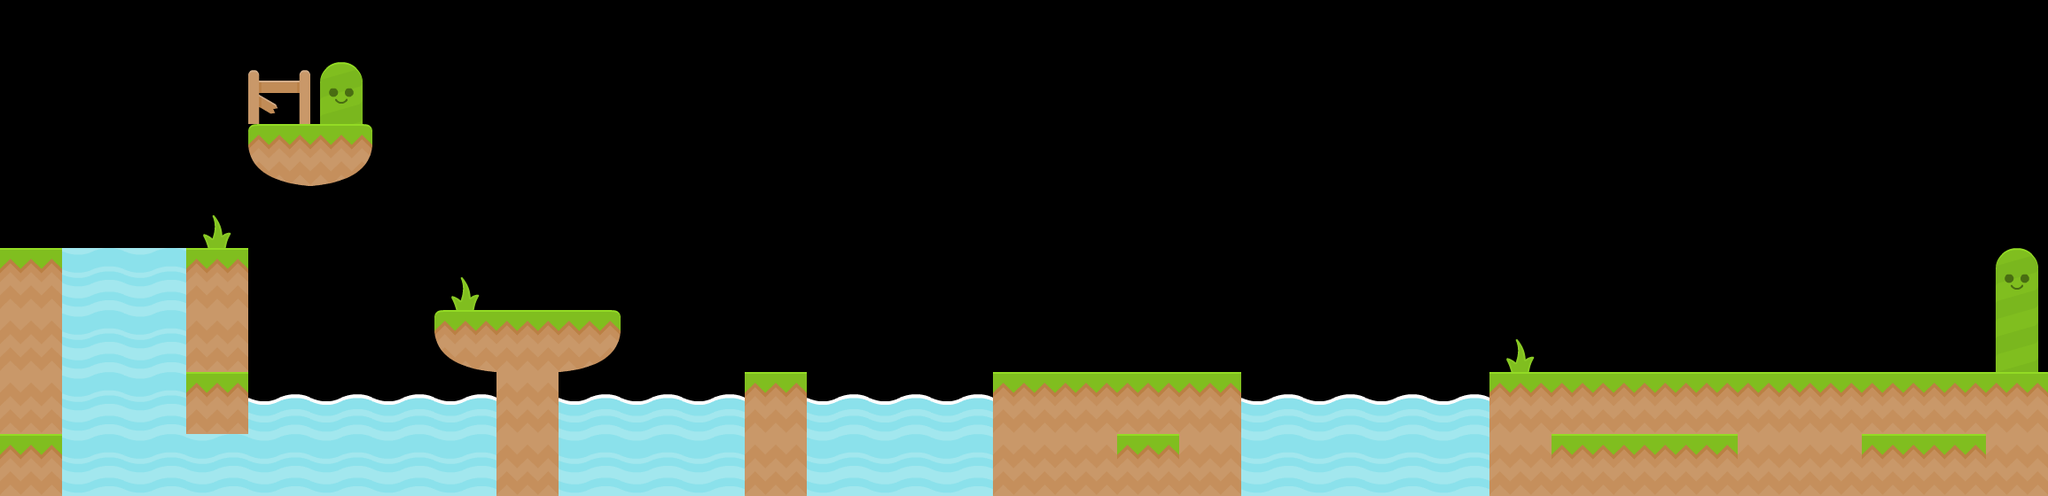

The image is a tile-based game level rendered from a .tmx file. Its description and complete source (layers, tilesets, objects, tile grids) follow:
An orthogonal 33x8 tile map with 70x70 px tiles, 2 tile layers (BackgroundLayer, GroundLayer), 2 tilesets and 8 objects (4x box, 2x fish, checkpoint, startpoint).

<map version="1.0" orientation="orthogonal" renderorder="right-down" width="33" height="8" tilewidth="70" tileheight="70" nextobjectid="54">
 <tileset firstgid="1" name="mytileset" tilewidth="70" tileheight="70" tilecount="35" columns="5">
  <image source="tiles.png" width="350" height="490" />
 </tileset>
 <tileset firstgid="36" name="enemies" tilewidth="70" tileheight="70" tilecount="5" columns="0">
  <tile id="0">
   <image width="51" height="51" source="texture-atlas/blockerMad.png" />
  </tile>
  <tile id="3">
   <image width="70" height="70" source="texture-atlas/liquidWaterTop_mid.png" />
  </tile>
  <tile id="4">
   <image width="70" height="70" source="texture-atlas/sign.png" />
  </tile>
  <tile id="5">
   <image width="70" height="70" source="texture-atlas/signRight.png" />
  </tile>
  <tile id="6">
   <image width="66" height="42" source="texture-atlas/fishSwim1.png" />
  </tile>
 </tileset>
 <layer name="BackgroundLayer" width="33" height="8">
  <data encoding="csv">
0,0,0,0,0,0,0,0,0,0,0,0,0,0,0,0,0,0,0,0,0,0,0,0,0,0,0,0,0,0,0,0,0,
0,0,0,0,6,4,0,0,0,0,0,0,0,0,0,0,0,0,0,0,0,0,0,0,0,0,0,0,0,0,0,0,0,
0,0,0,0,34,33,0,0,0,0,0,0,0,0,0,0,0,0,0,0,0,0,0,0,0,0,0,0,0,0,0,0,0,
0,0,0,25,0,0,0,0,0,0,0,0,0,0,0,0,0,0,0,0,0,0,0,0,0,0,0,0,0,0,0,0,0,
24,16,16,24,0,0,0,25,0,0,0,0,0,0,0,0,0,0,0,0,0,0,0,0,0,0,0,0,0,0,0,0,4,
35,16,16,35,0,0,0,0,0,0,0,0,0,0,0,0,0,0,0,0,0,0,0,0,25,0,0,0,0,0,0,0,9,
35,16,16,0,14,14,14,14,0,14,14,14,0,14,14,14,0,0,0,0,14,14,14,14,0,0,0,0,0,0,0,0,0,
0,16,16,16,16,16,16,16,0,16,16,16,0,16,16,16,0,0,0,0,16,16,16,16,0,0,0,0,0,0,0,0,0
</data>
 </layer>
 <layer name="GroundLayer" width="33" height="8">
  <data encoding="csv">
0,0,0,0,0,0,0,0,0,0,0,0,0,0,0,0,0,0,0,0,0,0,0,0,0,0,0,0,0,0,0,0,0,
0,0,0,0,0,0,0,0,0,0,0,0,0,0,0,0,0,0,0,0,0,0,0,0,0,0,0,0,0,0,0,0,0,
0,0,0,0,0,0,0,0,0,0,0,0,0,0,0,0,0,0,0,0,0,0,0,0,0,0,0,0,0,0,0,0,0,
0,0,0,0,0,0,0,0,0,0,0,0,0,0,0,0,0,0,0,0,0,0,0,0,0,0,0,0,0,0,0,0,0,
0,0,0,0,0,0,0,0,0,0,0,0,0,0,0,0,0,0,0,0,0,0,0,0,0,0,0,0,0,0,0,0,0,
0,0,0,0,0,0,0,34,24,33,0,0,0,0,0,0,0,0,0,0,0,0,0,0,0,0,0,0,0,0,0,0,0,
0,0,0,24,0,0,0,0,35,0,0,0,24,0,0,0,24,24,24,24,0,0,0,0,24,24,24,24,24,24,24,24,24,
24,0,0,0,0,0,0,0,35,0,0,0,35,0,0,0,35,35,24,35,0,0,0,0,35,24,24,24,35,35,24,24,35
</data>
 </layer>
 <objectgroup name="ObjectLayer">
  <object id="15" name="box" gid="36" x="647.5" y="350" width="51" height="51">
   <properties>
    <property name="scale.y" value="1.5" />
   </properties>
  </object>
  <object id="31" name="box" gid="36" x="1950" y="355" width="51" height="51" />
  <object id="34" name="checkpoint" gid="40" x="2170" y="420" width="70" height="70" />
  <object id="35" name="startpoint" gid="41" x="0" y="280" width="70" height="70" />
  <object id="45" name="box" gid="36" x="1190" y="420" width="51" height="51" />
  <object id="48" name="box" gid="36" x="1242.5" y="420" width="51" height="51" />
  <object id="50" name="fish" gid="42" x="315" y="525" width="66" height="42" rotation="10" />
  <object id="52" name="fish" gid="42" x="1575" y="535.5" width="66" height="42" rotation="-10" />
 </objectgroup>
</map>
